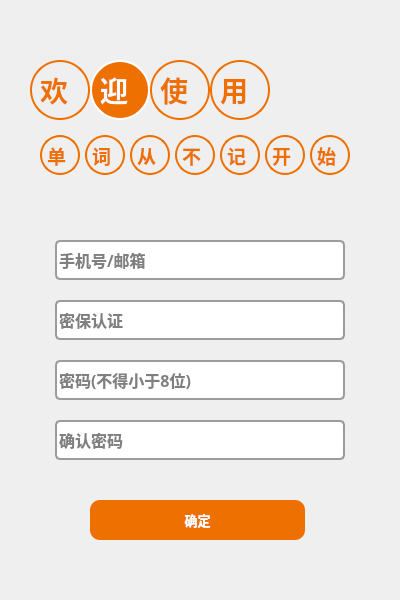
  <widget class="QWidget" name="chpwd" native="true">
   <property name="geometry">
    <rect>
     <x>0</x>
     <y>600</y>
     <width>400</width>
     <height>600</height>
    </rect>
   </property>
   <widget class="QLabel" name="label_29">
    <property name="geometry">
     <rect>
      <x>30</x>
      <y>60</y>
      <width>60</width>
      <height>60</height>
     </rect>
    </property>
    <property name="font">
     <font>
      <family>宋体</family>
      <pointsize>21</pointsize>
      <weight>75</weight>
      <bold>true</bold>
     </font>
    </property>
    <property name="styleSheet">
     <string notr="true">color: rgb(238, 112, 0);
border-radius:30px;
border:2px solid rgb(238, 112, 0);</string>
    </property>
    <property name="frameShape">
     <enum>QFrame::NoFrame</enum>
    </property>
    <property name="frameShadow">
     <enum>QFrame::Plain</enum>
    </property>
    <property name="text">
     <string>欢</string>
    </property>
   </widget>
   <widget class="QLabel" name="label_30">
    <property name="geometry">
     <rect>
      <x>90</x>
      <y>60</y>
      <width>60</width>
      <height>60</height>
     </rect>
    </property>
    <property name="font">
     <font>
      <family>宋体</family>
      <pointsize>21</pointsize>
      <weight>75</weight>
      <bold>true</bold>
     </font>
    </property>
    <property name="styleSheet">
     <string notr="true">color: rgb(255, 255, 255);
background-color: rgb(238, 112, 0);
border-radius:30px;
border:2px solid  rgb(255, 255, 255);</string>
    </property>
    <property name="text">
     <string>迎</string>
    </property>
   </widget>
   <widget class="QLabel" name="label_31">
    <property name="geometry">
     <rect>
      <x>150</x>
      <y>60</y>
      <width>60</width>
      <height>60</height>
     </rect>
    </property>
    <property name="font">
     <font>
      <family>宋体</family>
      <pointsize>21</pointsize>
      <weight>75</weight>
      <bold>true</bold>
     </font>
    </property>
    <property name="styleSheet">
     <string notr="true">color: rgb(238, 112, 0);
border-radius:30px;
border:2px solid rgb(238, 112, 0);</string>
    </property>
    <property name="frameShape">
     <enum>QFrame::NoFrame</enum>
    </property>
    <property name="frameShadow">
     <enum>QFrame::Plain</enum>
    </property>
    <property name="text">
     <string>使</string>
    </property>
   </widget>
   <widget class="QLabel" name="label_32">
    <property name="geometry">
     <rect>
      <x>210</x>
      <y>60</y>
      <width>60</width>
      <height>60</height>
     </rect>
    </property>
    <property name="font">
     <font>
      <family>宋体</family>
      <pointsize>21</pointsize>
      <weight>75</weight>
      <bold>true</bold>
     </font>
    </property>
    <property name="styleSheet">
     <string notr="true">color: rgb(238, 112, 0);
border-radius:30px;
border:2px solid rgb(238, 112, 0);</string>
    </property>
    <property name="frameShape">
     <enum>QFrame::NoFrame</enum>
    </property>
    <property name="frameShadow">
     <enum>QFrame::Plain</enum>
    </property>
    <property name="text">
     <string>用</string>
    </property>
   </widget>
   <widget class="QPushButton" name="close_3">
    <property name="geometry">
     <rect>
      <x>10</x>
      <y>10</y>
      <width>30</width>
      <height>30</height>
     </rect>
    </property>
    <property name="font">
     <font>
      <pointsize>12</pointsize>
      <weight>50</weight>
      <bold>false</bold>
     </font>
    </property>
    <property name="styleSheet">
     <string notr="true">#close_3:!hover
{
border:none;
border-radius:12px;
border-image: url(:/icon/downarrowmin2.png);
}
#close_3:hover
{
border:none;
border-radius:12px;
border-image: url(:/icon/downarrowmin.png);
}</string>
    </property>
    <property name="text">
     <string/>
    </property>
    <property name="iconSize">
     <size>
      <width>16</width>
      <height>16</height>
     </size>
    </property>
   </widget>
   <widget class="QLabel" name="label_33">
    <property name="geometry">
     <rect>
      <x>40</x>
      <y>135</y>
      <width>40</width>
      <height>40</height>
     </rect>
    </property>
    <property name="font">
     <font>
      <family>宋体</family>
      <pointsize>14</pointsize>
      <weight>75</weight>
      <bold>true</bold>
     </font>
    </property>
    <property name="styleSheet">
     <string notr="true">color: rgb(238, 112, 0);
border-radius:20px;
border:2px solid rgb(238, 112, 0);</string>
    </property>
    <property name="frameShape">
     <enum>QFrame::NoFrame</enum>
    </property>
    <property name="frameShadow">
     <enum>QFrame::Plain</enum>
    </property>
    <property name="text">
     <string>单</string>
    </property>
   </widget>
   <widget class="QLabel" name="label_34">
    <property name="geometry">
     <rect>
      <x>85</x>
      <y>135</y>
      <width>40</width>
      <height>40</height>
     </rect>
    </property>
    <property name="font">
     <font>
      <family>宋体</family>
      <pointsize>14</pointsize>
      <weight>75</weight>
      <bold>true</bold>
     </font>
    </property>
    <property name="styleSheet">
     <string notr="true">color: rgb(238, 112, 0);
border-radius:20px;
border:2px solid rgb(238, 112, 0);</string>
    </property>
    <property name="frameShape">
     <enum>QFrame::NoFrame</enum>
    </property>
    <property name="frameShadow">
     <enum>QFrame::Plain</enum>
    </property>
    <property name="text">
     <string>词</string>
    </property>
   </widget>
   <widget class="QLabel" name="label_35">
    <property name="geometry">
     <rect>
      <x>130</x>
      <y>135</y>
      <width>40</width>
      <height>40</height>
     </rect>
    </property>
    <property name="font">
     <font>
      <family>宋体</family>
      <pointsize>14</pointsize>
      <weight>75</weight>
      <bold>true</bold>
     </font>
    </property>
    <property name="styleSheet">
     <string notr="true">color: rgb(238, 112, 0);
border-radius:20px;
border:2px solid rgb(238, 112, 0);</string>
    </property>
    <property name="frameShape">
     <enum>QFrame::NoFrame</enum>
    </property>
    <property name="frameShadow">
     <enum>QFrame::Plain</enum>
    </property>
    <property name="text">
     <string>从</string>
    </property>
   </widget>
   <widget class="QLabel" name="label_36">
    <property name="geometry">
     <rect>
      <x>175</x>
      <y>135</y>
      <width>40</width>
      <height>40</height>
     </rect>
    </property>
    <property name="font">
     <font>
      <family>宋体</family>
      <pointsize>14</pointsize>
      <weight>75</weight>
      <bold>true</bold>
     </font>
    </property>
    <property name="styleSheet">
     <string notr="true">color: rgb(238, 112, 0);
border-radius:20px;
border:2px solid rgb(238, 112, 0);</string>
    </property>
    <property name="frameShape">
     <enum>QFrame::NoFrame</enum>
    </property>
    <property name="frameShadow">
     <enum>QFrame::Plain</enum>
    </property>
    <property name="text">
     <string>不</string>
    </property>
   </widget>
   <widget class="QLabel" name="label_37">
    <property name="geometry">
     <rect>
      <x>220</x>
      <y>135</y>
      <width>40</width>
      <height>40</height>
     </rect>
    </property>
    <property name="font">
     <font>
      <family>宋体</family>
      <pointsize>14</pointsize>
      <weight>75</weight>
      <bold>true</bold>
     </font>
    </property>
    <property name="styleSheet">
     <string notr="true">color: rgb(238, 112, 0);
border-radius:20px;
border:2px solid rgb(238, 112, 0);</string>
    </property>
    <property name="frameShape">
     <enum>QFrame::NoFrame</enum>
    </property>
    <property name="frameShadow">
     <enum>QFrame::Plain</enum>
    </property>
    <property name="text">
     <string>记</string>
    </property>
   </widget>
   <widget class="QLabel" name="label_38">
    <property name="geometry">
     <rect>
      <x>310</x>
      <y>135</y>
      <width>40</width>
      <height>40</height>
     </rect>
    </property>
    <property name="font">
     <font>
      <family>宋体</family>
      <pointsize>14</pointsize>
      <weight>75</weight>
      <bold>true</bold>
     </font>
    </property>
    <property name="styleSheet">
     <string notr="true">color: rgb(238, 112, 0);
border-radius:20px;
border:2px solid rgb(238, 112, 0);</string>
    </property>
    <property name="frameShape">
     <enum>QFrame::NoFrame</enum>
    </property>
    <property name="frameShadow">
     <enum>QFrame::Plain</enum>
    </property>
    <property name="text">
     <string>始</string>
    </property>
   </widget>
   <widget class="QLabel" name="label_39">
    <property name="geometry">
     <rect>
      <x>265</x>
      <y>135</y>
      <width>40</width>
      <height>40</height>
     </rect>
    </property>
    <property name="font">
     <font>
      <family>宋体</family>
      <pointsize>14</pointsize>
      <weight>75</weight>
      <bold>true</bold>
     </font>
    </property>
    <property name="styleSheet">
     <string notr="true">color: rgb(238, 112, 0);
border-radius:20px;
border:2px solid rgb(238, 112, 0);</string>
    </property>
    <property name="frameShape">
     <enum>QFrame::NoFrame</enum>
    </property>
    <property name="frameShadow">
     <enum>QFrame::Plain</enum>
    </property>
    <property name="text">
     <string>开</string>
    </property>
   </widget>
   <widget class="QLineEdit" name="lineEdit_6">
    <property name="geometry">
     <rect>
      <x>55</x>
      <y>240</y>
      <width>290</width>
      <height>40</height>
     </rect>
    </property>
    <property name="font">
     <font>
      <family>宋体</family>
      <pointsize>12</pointsize>
      <weight>75</weight>
      <bold>true</bold>
     </font>
    </property>
    <property name="layoutDirection">
     <enum>Qt::LeftToRight</enum>
    </property>
    <property name="styleSheet">
     <string notr="true">#lineEdit_6:!hover
{
border-style:solid;
border-width:2px;
border-color:rgb(156, 156, 156);
border-radius:5px;
}
#lineEdit_6:hover
{
border-style:solid;
border-width:2px;
border-color:rgb(85, 170, 255);
border-radius:5px;
}</string>
    </property>
    <property name="frame">
     <bool>true</bool>
    </property>
    <property name="alignment">
     <set>Qt::AlignLeading|Qt::AlignLeft|Qt::AlignVCenter</set>
    </property>
    <property name="placeholderText">
     <string>手机号/邮箱</string>
    </property>
   </widget>
   <widget class="QLineEdit" name="lineEdit_7">
    <property name="geometry">
     <rect>
      <x>55</x>
      <y>300</y>
      <width>290</width>
      <height>40</height>
     </rect>
    </property>
    <property name="font">
     <font>
      <family>宋体</family>
      <pointsize>12</pointsize>
      <weight>75</weight>
      <bold>true</bold>
     </font>
    </property>
    <property name="layoutDirection">
     <enum>Qt::LeftToRight</enum>
    </property>
    <property name="styleSheet">
     <string notr="true">#lineEdit_7:!hover
{
border-style:solid;
border-width:2px;
border-color:rgb(156, 156, 156);
border-radius:5px;
}
#lineEdit_7:hover
{
border-style:solid;
border-width:2px;
border-color:rgb(85, 170, 255);
border-radius:5px;
}</string>
    </property>
    <property name="frame">
     <bool>true</bool>
    </property>
    <property name="echoMode">
     <enum>QLineEdit::Password</enum>
    </property>
    <property name="alignment">
     <set>Qt::AlignLeading|Qt::AlignLeft|Qt::AlignVCenter</set>
    </property>
    <property name="placeholderText">
     <string>密保认证</string>
    </property>
   </widget>
   <widget class="QLineEdit" name="lineEdit_8">
    <property name="geometry">
     <rect>
      <x>55</x>
      <y>360</y>
      <width>290</width>
      <height>40</height>
     </rect>
    </property>
    <property name="font">
     <font>
      <family>宋体</family>
      <pointsize>12</pointsize>
      <weight>75</weight>
      <bold>true</bold>
     </font>
    </property>
    <property name="layoutDirection">
     <enum>Qt::LeftToRight</enum>
    </property>
    <property name="styleSheet">
     <string notr="true">#lineEdit_8:!hover
{
border-style:solid;
border-width:2px;
border-color:rgb(156, 156, 156);
border-radius:5px;
}
#lineEdit_8:hover
{
border-style:solid;
border-width:2px;
border-color:rgb(85, 170, 255);
border-radius:5px;
}</string>
    </property>
    <property name="frame">
     <bool>true</bool>
    </property>
    <property name="echoMode">
     <enum>QLineEdit::Password</enum>
    </property>
    <property name="alignment">
     <set>Qt::AlignLeading|Qt::AlignLeft|Qt::AlignVCenter</set>
    </property>
    <property name="placeholderText">
     <string>密码(不得小于8位)</string>
    </property>
   </widget>
   <widget class="QLabel" name="label_40">
    <property name="geometry">
     <rect>
      <x>280</x>
      <y>60</y>
      <width>60</width>
      <height>60</height>
     </rect>
    </property>
    <property name="styleSheet">
     <string notr="true">border-image: url(:/icon/plant3.png);</string>
    </property>
    <property name="text">
     <string/>
    </property>
   </widget>
   <widget class="QLabel" name="label_41">
    <property name="geometry">
     <rect>
      <x>55</x>
      <y>200</y>
      <width>40</width>
      <height>40</height>
     </rect>
    </property>
    <property name="styleSheet">
     <string notr="true">border-image: url(:/icon/plant4.png);</string>
    </property>
    <property name="text">
     <string/>
    </property>
   </widget>
   <widget class="QLabel" name="label_42">
    <property name="geometry">
     <rect>
      <x>335</x>
      <y>300</y>
      <width>40</width>
      <height>40</height>
     </rect>
    </property>
    <property name="styleSheet">
     <string notr="true">border-image: url(:/icon/plant.png);</string>
    </property>
    <property name="text">
     <string/>
    </property>
   </widget>
   <widget class="QLabel" name="label_43">
    <property name="geometry">
     <rect>
      <x>20</x>
      <y>360</y>
      <width>40</width>
      <height>40</height>
     </rect>
    </property>
    <property name="styleSheet">
     <string notr="true">border-image: url(:/icon/plant2.png);</string>
    </property>
    <property name="text">
     <string/>
    </property>
   </widget>
   <widget class="QPushButton" name="confirm">
    <property name="geometry">
     <rect>
      <x>90</x>
      <y>500</y>
      <width>215</width>
      <height>40</height>
     </rect>
    </property>
    <property name="font">
     <font>
      <family>宋体</family>
      <pointsize>10</pointsize>
      <weight>75</weight>
      <bold>true</bold>
     </font>
    </property>
    <property name="styleSheet">
     <string notr="true">#confirm:!hover
{
background-color: rgb(238, 112, 0);
color: rgb(255, 255, 255);
border-radius:10px;
}
#confirm:hover
{
background-color: rgb(99, 188, 255);
color: rgb(255, 255, 255);
border-radius:10px;
}
</string>
    </property>
    <property name="text">
     <string>确定</string>
    </property>
   </widget>
   <widget class="QLabel" name="label_44">
    <property name="geometry">
     <rect>
      <x>5</x>
      <y>544</y>
      <width>60</width>
      <height>60</height>
     </rect>
    </property>
    <property name="styleSheet">
     <string notr="true">border-image: url(:/icon/plant14.png);</string>
    </property>
    <property name="text">
     <string/>
    </property>
   </widget>
   <widget class="QLabel" name="label_45">
    <property name="geometry">
     <rect>
      <x>335</x>
      <y>544</y>
      <width>60</width>
      <height>60</height>
     </rect>
    </property>
    <property name="styleSheet">
     <string notr="true">border-image: url(:/icon/plant14.png);</string>
    </property>
    <property name="text">
     <string/>
    </property>
   </widget>
   <widget class="QLabel" name="label_46">
    <property name="geometry">
     <rect>
      <x>335</x>
      <y>420</y>
      <width>40</width>
      <height>40</height>
     </rect>
    </property>
    <property name="styleSheet">
     <string notr="true">border-image: url(:/icon/plant15.png);</string>
    </property>
    <property name="text">
     <string/>
    </property>
   </widget>
   <widget class="QLineEdit" name="lineEdit_9">
    <property name="geometry">
     <rect>
      <x>55</x>
      <y>420</y>
      <width>290</width>
      <height>40</height>
     </rect>
    </property>
    <property name="font">
     <font>
      <family>宋体</family>
      <pointsize>12</pointsize>
      <weight>75</weight>
      <bold>true</bold>
     </font>
    </property>
    <property name="layoutDirection">
     <enum>Qt::LeftToRight</enum>
    </property>
    <property name="styleSheet">
     <string notr="true">#lineEdit_9:!hover
{
border-style:solid;
border-width:2px;
border-color:rgb(156, 156, 156);
border-radius:5px;
}
#lineEdit_9:hover
{
border-style:solid;
border-width:2px;
border-color:rgb(85, 170, 255);
border-radius:5px;
}</string>
    </property>
    <property name="frame">
     <bool>true</bool>
    </property>
    <property name="echoMode">
     <enum>QLineEdit::Password</enum>
    </property>
    <property name="alignment">
     <set>Qt::AlignLeading|Qt::AlignLeft|Qt::AlignVCenter</set>
    </property>
    <property name="placeholderText">
     <string>确认密码</string>
    </property>
   </widget>
   <zorder>label_43</zorder>
   <zorder>label_29</zorder>
   <zorder>label_30</zorder>
   <zorder>label_31</zorder>
   <zorder>label_32</zorder>
   <zorder>close_3</zorder>
   <zorder>label_33</zorder>
   <zorder>label_34</zorder>
   <zorder>label_35</zorder>
   <zorder>label_36</zorder>
   <zorder>label_37</zorder>
   <zorder>label_38</zorder>
   <zorder>label_39</zorder>
   <zorder>lineEdit_6</zorder>
   <zorder>lineEdit_8</zorder>
   <zorder>label_40</zorder>
   <zorder>label_41</zorder>
   <zorder>label_42</zorder>
   <zorder>confirm</zorder>
   <zorder>label_44</zorder>
   <zorder>label_45</zorder>
   <zorder>lineEdit_7</zorder>
   <zorder>label_46</zorder>
   <zorder>lineEdit_9</zorder>
  </widget>
